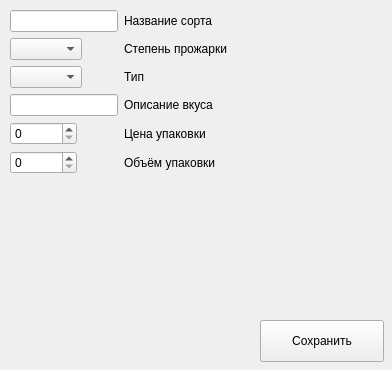
<?xml version="1.0" encoding="UTF-8"?>
<ui version="4.0">
 <class>MainWindow</class>
 <widget class="QMainWindow" name="MainWindow">
  <property name="geometry">
   <rect>
    <x>0</x>
    <y>0</y>
    <width>392</width>
    <height>370</height>
   </rect>
  </property>
  <property name="windowTitle">
   <string>not set</string>
  </property>
  <widget class="QWidget" name="centralwidget">
   <widget class="QWidget" name="formLayoutWidget">
    <property name="geometry">
     <rect>
      <x>10</x>
      <y>10</y>
      <width>383</width>
      <height>291</height>
     </rect>
    </property>
    <layout class="QFormLayout" name="formLayout">
     <item row="0" column="0">
      <widget class="QLineEdit" name="name_edit"/>
     </item>
     <item row="0" column="1">
      <widget class="QLabel" name="name_label">
       <property name="text">
        <string>Название сорта</string>
       </property>
      </widget>
     </item>
     <item row="1" column="0">
      <widget class="QComboBox" name="degree_box"/>
     </item>
     <item row="1" column="1">
      <widget class="QLabel" name="degree_label">
       <property name="text">
        <string>Степень прожарки</string>
       </property>
      </widget>
     </item>
     <item row="2" column="0">
      <widget class="QComboBox" name="type_box"/>
     </item>
     <item row="2" column="1">
      <widget class="QLabel" name="type_label">
       <property name="text">
        <string>Тип</string>
       </property>
      </widget>
     </item>
     <item row="3" column="0">
      <widget class="QLineEdit" name="description_edit"/>
     </item>
     <item row="3" column="1">
      <widget class="QLabel" name="description_label">
       <property name="text">
        <string>Описание вкуса</string>
       </property>
      </widget>
     </item>
     <item row="4" column="0">
      <widget class="QSpinBox" name="price_box">
       <property name="maximum">
        <number>100000</number>
       </property>
      </widget>
     </item>
     <item row="4" column="1">
      <widget class="QLabel" name="price_label">
       <property name="text">
        <string>Цена упаковки</string>
       </property>
      </widget>
     </item>
     <item row="5" column="0">
      <widget class="QSpinBox" name="volume_box">
       <property name="maximum">
        <number>100000</number>
       </property>
      </widget>
     </item>
     <item row="5" column="1">
      <widget class="QLabel" name="volume_label">
       <property name="text">
        <string>Объём упаковки</string>
       </property>
      </widget>
     </item>
    </layout>
   </widget>
   <widget class="QPushButton" name="save_button">
    <property name="geometry">
     <rect>
      <x>260</x>
      <y>320</y>
      <width>124</width>
      <height>42</height>
     </rect>
    </property>
    <property name="text">
     <string>Сохранить</string>
    </property>
   </widget>
  </widget>
 </widget>
 <resources/>
 <connections/>
</ui>
